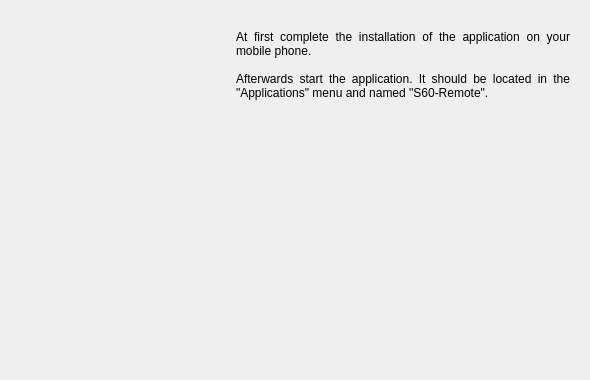
<?xml version="1.0" encoding="UTF-8"?>
<ui version="4.0">
 <class>runPage</class>
 <widget class="QWidget" name="runPage">
  <property name="geometry">
   <rect>
    <x>0</x>
    <y>0</y>
    <width>590</width>
    <height>380</height>
   </rect>
  </property>
  <property name="sizePolicy">
   <sizepolicy hsizetype="Ignored" vsizetype="Ignored">
    <horstretch>0</horstretch>
    <verstretch>0</verstretch>
   </sizepolicy>
  </property>
  <property name="minimumSize">
   <size>
    <width>590</width>
    <height>380</height>
   </size>
  </property>
  <layout class="QHBoxLayout" name="horizontalLayout">
   <property name="spacing">
    <number>20</number>
   </property>
   <property name="leftMargin">
    <number>15</number>
   </property>
   <property name="topMargin">
    <number>10</number>
   </property>
   <property name="rightMargin">
    <number>20</number>
   </property>
   <property name="bottomMargin">
    <number>10</number>
   </property>
   <item>
    <widget class="QLabel" name="label">
     <property name="sizePolicy">
      <sizepolicy hsizetype="Fixed" vsizetype="Fixed">
       <horstretch>1</horstretch>
       <verstretch>1</verstretch>
      </sizepolicy>
     </property>
     <property name="minimumSize">
      <size>
       <width>201</width>
       <height>360</height>
      </size>
     </property>
     <property name="maximumSize">
      <size>
       <width>201</width>
       <height>360</height>
      </size>
     </property>
     <property name="pixmap">
      <pixmap resource="resource.qrc">:/mobile-1</pixmap>
     </property>
     <property name="scaledContents">
      <bool>true</bool>
     </property>
    </widget>
   </item>
   <item>
    <layout class="QVBoxLayout" name="verticalLayout">
     <item>
      <spacer name="verticalSpacer_2">
       <property name="orientation">
        <enum>Qt::Vertical</enum>
       </property>
       <property name="sizeType">
        <enum>QSizePolicy::Fixed</enum>
       </property>
       <property name="sizeHint" stdset="0">
        <size>
         <width>20</width>
         <height>20</height>
        </size>
       </property>
      </spacer>
     </item>
     <item>
      <widget class="QLabel" name="label_2">
       <property name="sizePolicy">
        <sizepolicy hsizetype="Expanding" vsizetype="Preferred">
         <horstretch>0</horstretch>
         <verstretch>0</verstretch>
        </sizepolicy>
       </property>
       <property name="text">
        <string>&lt;p align=&quot;justify&quot;&gt;At first complete the installation of the application on your mobile phone.&lt;br /&gt;
&lt;br /&gt;
Afterwards start the application. It should be located in the &quot;Applications&quot; menu and named &quot;S60-Remote&quot;.&lt;/p&gt;</string>
       </property>
       <property name="scaledContents">
        <bool>false</bool>
       </property>
       <property name="wordWrap">
        <bool>true</bool>
       </property>
      </widget>
     </item>
     <item>
      <spacer name="verticalSpacer">
       <property name="orientation">
        <enum>Qt::Vertical</enum>
       </property>
       <property name="sizeHint" stdset="0">
        <size>
         <width>20</width>
         <height>40</height>
        </size>
       </property>
      </spacer>
     </item>
    </layout>
   </item>
  </layout>
 </widget>
 <resources>
  <include location="resource.qrc"/>
 </resources>
 <connections/>
</ui>
